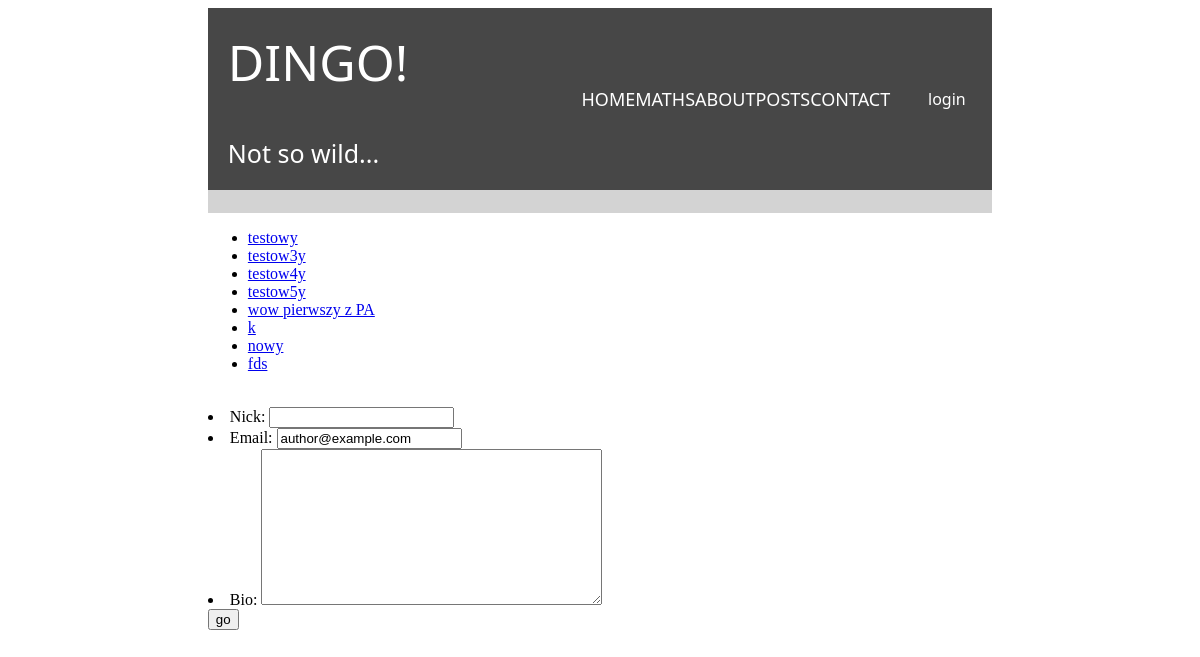
The app's page /authors/list with its own data.
### posts/models.py (models this page shows, shortened)
class Author(models.Model):
   nick = models.CharField(max_length=30)
   email = models.EmailField(default='author@example.com')
   bio = models.TextField(blank=True)

### posts/views.py (the view, shortened to what this page needs)
# urls.py: path('authors/list', authors_list, name='authors_list'),
def authors_list(request):
    authors_list = Author.objects.all()
    form = AuthorForm()
    return render(
        request = request,
        template_name="posts/authors_list.html",
        context = {'authors_list': authors_list,
                   'form': form
                   }
    )

### posts/forms.py
class AuthorForm(forms.ModelForm):
    class Meta:
        model = Author
        fields = "__all__"

### posts/templates/posts/authors_list.html (shortened to what this page needs)
{% extends 'greetings/main.html' %}
{% block content %}
<ul>
    {% for a in authors_list %}
        <li><a href="{% url "posts:author_details" a.id %}">{{ a.nick }}</a></li>
    {% endfor %}
</ul>
<br>
<form method="post">
    {{ form.as_ul }}
    <input type="submit" value="go">
</form>
{% endblock %}

### greetings/static/greetings/css/style_main.css (style rules this page uses)
body { margin-left: 5.5cm; margin-right: 5.5cm; }

### records on screen
Author: nick "testowy"
Author: nick "testow3y"
Author: nick "testow4y"
Author: nick "testow5y"
Author: nick "wow pierwszy z PA"
Author: nick "k"
Author: nick "nowy"
Author: nick "fds"
